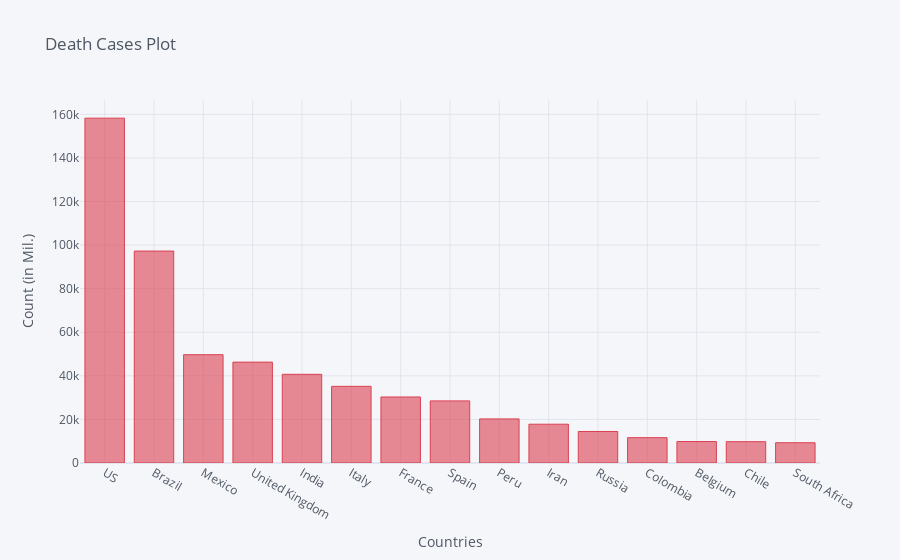

The cell this chart's notebook holds for it:
### Code cell
death_df2_plot.iplot(kind='bar', x='Country/Region', y='8/5/20',color='red',
                    title='Death Cases Plot',xTitle='Countries',yTitle='Count (in Mil.)')

### Figure 1 — Plotly figure (JSON) as saved in the notebook; plotly's stock layout.template omitted (floating-point values rounded to 4 significant figures)
{"data": [{"marker": {"color": "rgba(219, 64, 82, 0.6)", "line": {"color": "rgba(219, 64, 82, 1.0)", "width": 1}}, "name": "8/5/20", "orientation": "v", "text": "", "type": "bar", "x": ["US", "Brazil", "Mexico", "United Kingdom", "India", "Italy", "France", "Spain", "Peru", "Iran", "Russia", "Colombia", "Belgium", "Chile", "South Africa"], "y": [158250, 97256, 49698, 46295, 40699, 35181, 30297, 28499, 20228, 17802, 14465, 11624, 9859, 9792, 9298]}], "layout": {"legend": {"bgcolor": "#F5F6F9", "font": {"color": "#4D5663"}}, "paper_bgcolor": "#F5F6F9", "plot_bgcolor": "#F5F6F9", "title": {"font": {"color": "#4D5663"}, "text": "Death Cases Plot"}, "xaxis": {"gridcolor": "#E1E5ED", "showgrid": true, "tickfont": {"color": "#4D5663"}, "title": {"font": {"color": "#4D5663"}, "text": "Countries"}, "zerolinecolor": "#E1E5ED"}, "yaxis": {"gridcolor": "#E1E5ED", "showgrid": true, "tickfont": {"color": "#4D5663"}, "title": {"font": {"color": "#4D5663"}, "text": "Count (in Mil.)"}, "zerolinecolor": "#E1E5ED"}}}
